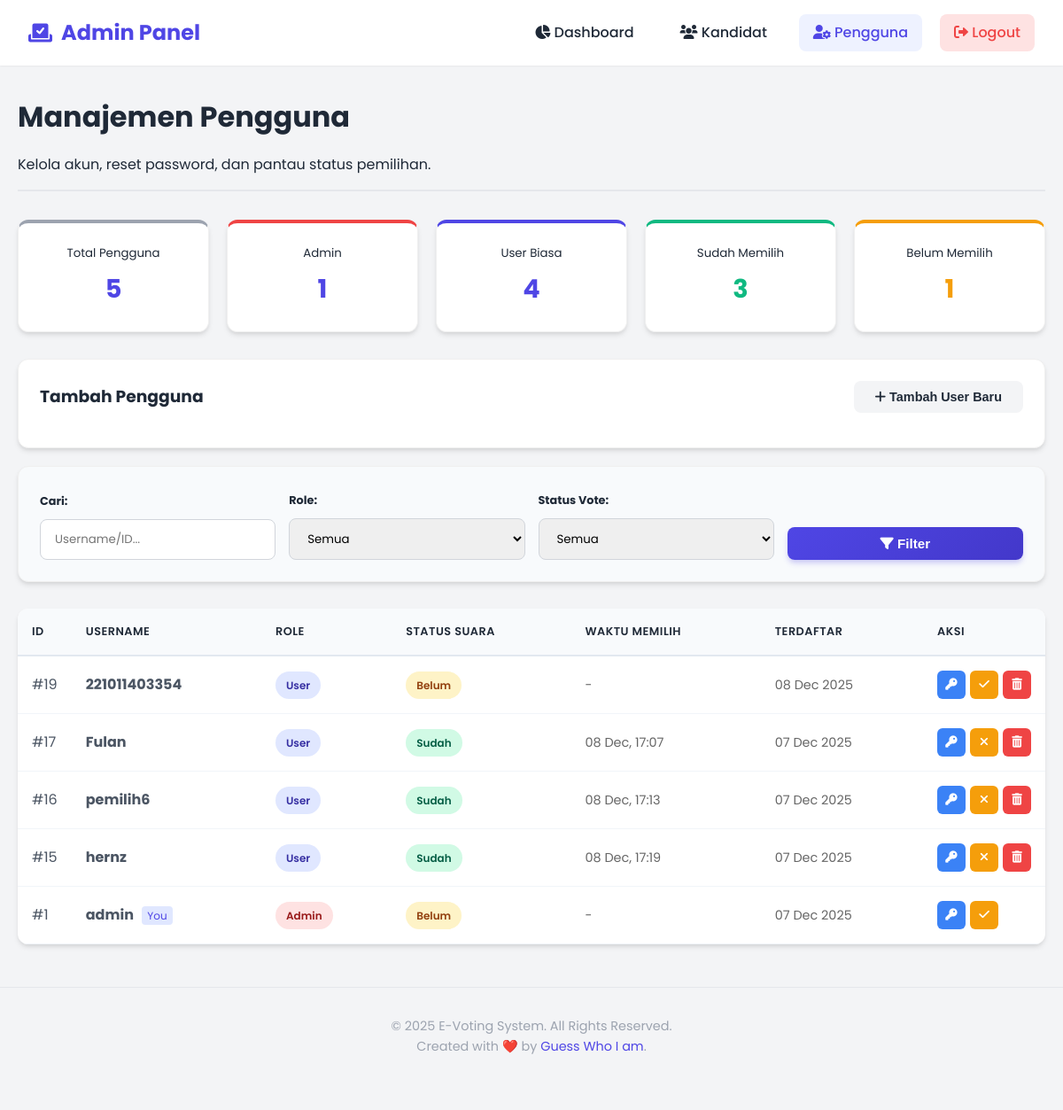
Before: /admin/users.php (signed in) with the older database file.
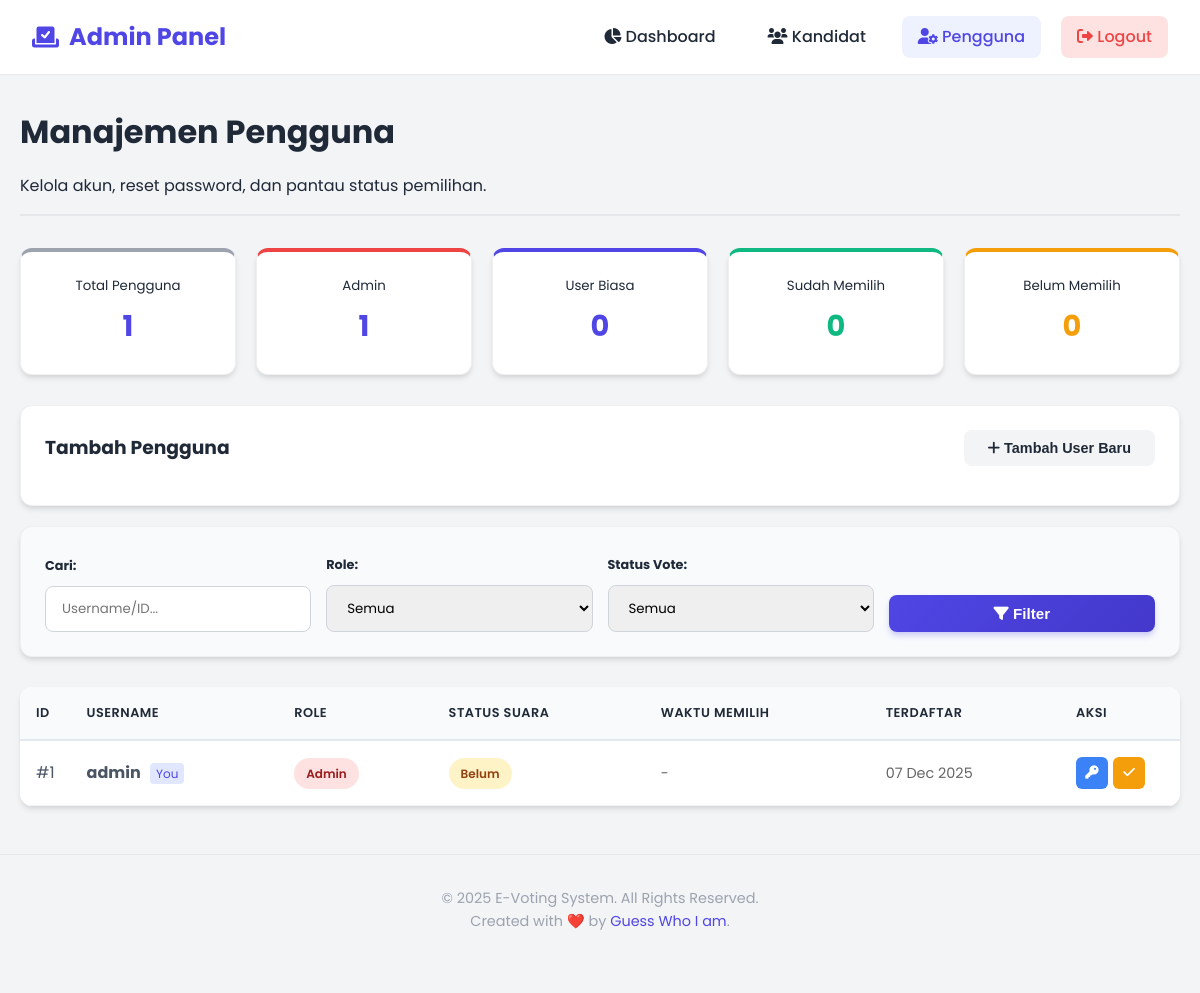
After: the same page with the newer database file.
### tables this page shows
CREATE TABLE `users` (
  `id` int NOT NULL,
  `username` varchar(50) NOT NULL,
  `password` varchar(255) NOT NULL,
  `role` enum('admin','user') DEFAULT 'user',
  `has_voted` tinyint(1) DEFAULT '0',
  `created_at` timestamp NULL DEFAULT CURRENT_TIMESTAMP
);

### admin/users.php (the view, shortened to what this page needs)
<?php
$conn = getConnection();
$search = isset($_GET['search']) ? $conn->real_escape_string($_GET['search']) : '';
$query = "SELECT u.*, COUNT(v.id) as total_votes, MAX(v.voted_at) as last_voted
          FROM users u LEFT JOIN votes v ON u.id = v.user_id";
$query .= " GROUP BY u.id ORDER BY u.created_at DESC";
$users = $conn->query($query);
$stats = $conn->query("
    SELECT
        COUNT(*) as total_users,
        SUM(CASE WHEN role = 'admin' THEN 1 ELSE 0 END) as admin_count,
        SUM(CASE WHEN role = 'user' THEN 1 ELSE 0 END) as user_count,
        SUM(CASE WHEN has_voted = TRUE AND role = 'user' THEN 1 ELSE 0 END) as voted_count,
        SUM(CASE WHEN has_voted = FALSE AND role = 'user' THEN 1 ELSE 0 END) as not_voted_count
    FROM users
")->fetch_assoc();
?>
<!DOCTYPE html>
<html lang="id">
<head>
    <?php require_once '../includes/head_styles.php'; ?>
</head>
<body>
    <nav class="navbar">
        <a href="dashboard.php" class="brand">
            <i class="fas fa-vote-yea"></i> Admin Panel
        </a>
        <div class="nav-links">
            <a href="dashboard.php"><i class="fas fa-chart-pie"></i> Dashboard</a>
            <a href="candidates.php"><i class="fas fa-users"></i> Kandidat</a>
            <a href="users.php" class="active"><i class="fas fa-user-cog"></i> Pengguna</a>
            <a href="../logout.php" class="btn-logout"><i class="fas fa-sign-out-alt"></i> Logout</a>
        </div>
    </nav>
    <div class="container">
        <div class="page-header">
            <div style="display: flex; justify-content: space-between; align-items: center; flex-wrap: wrap; gap: 10px;">
                <div>
                    <h1>Manajemen Pengguna</h1>
                    <p class="text-gray">Kelola akun, reset password, dan pantau status pemilihan.</p>
                </div>
            </div>
        </div>
        <div class="stats-grid-5">
            <div class="card" style="padding: 20px; text-align: center; border-top: 4px solid var(--gray);">
                <small>Total Pengguna</small>
                <div class="card-number" style="font-size: 1.8rem; margin: 5px 0;"><?php echo $stats['total_users']; ?></div>
            </div>
            <div class="card" style="padding: 20px; text-align: center; border-top: 4px solid var(--danger);">
                <small>Admin</small>
                <div class="card-number" style="font-size: 1.8rem; margin: 5px 0;"><?php echo $stats['admin_count']; ?></div>
            </div>
            <div class="card" style="padding: 20px; text-align: center; border-top: 4px solid var(--primary);">
                <small>User Biasa</small>
                <div class="card-number" style="font-size: 1.8rem; margin: 5px 0;"><?php echo $stats['user_count']; ?></div>
            </div>
            <div class="card" style="padding: 20px; text-align: center; border-top: 4px solid var(--secondary);">
                <small>Sudah Memilih</small>
                <div class="card-number" style="font-size: 1.8rem; margin: 5px 0; color: var(--secondary);"><?php echo $stats['voted_count']; ?></div>
            </div>
            <div class="card" style="padding: 20px; text-align: center; border-top: 4px solid var(--warning);">
                <small>Belum Memilih</small>
                <div class="card-number" style="font-size: 1.8rem; margin: 5px 0; color: var(--warning);"><?php echo $stats['not_voted_count']; ?></div>
            </div>
        </div>
        <div style="display: grid; grid-template-columns: 1fr; gap: 20px; margin-bottom: 30px;">
            <div class="card">
                <div style="display: flex; justify-content: space-between; align-items: center; margin-bottom: 15px;">
                    <h3 style="margin: 0;">Tambah Pengguna</h3>
                    <button id="toggleBtn" onclick="toggleAddForm()" class="btn" style="background: var(--light); color: var(--dark); font-size: 0.9rem;">
                        <i class="fas fa-plus"></i> Tambah User Baru
                    </button>
                </div>
            </div>
            <div class="card" style="background: #f8fafc;">
                <form method="GET" style="display: grid; grid-template-columns: repeat(auto-fit, minmax(150px, 1fr)); gap: 15px; align-items: end;">
                    <div>
                        <label style="font-size: 0.8rem; font-weight: bold;">Cari:</label>
                        <input type="text" name="search" value="<?php echo htmlspecialchars($search); ?>" placeholder="Username/ID...">
                    </div>
                    <div>
                        <label style="font-size: 0.8rem; font-weight: bold;">Role:</label>
                        <select name="role">
                            <option value="">Semua</option>
                        </select>
                    </div>
                    <div>
                        <label style="font-size: 0.8rem; font-weight: bold;">Status Vote:</label>
                        <select name="voted">
                            <option value="">Semua</option>
                        </select>
                    </div>
                    <button type="submit" class="btn btn-primary"><i class="fas fa-filter"></i> Filter</button>
                </form>
            </div>
        </div>
        <div class="table-container">
            <table>
                <thead>
                    <tr>
                        <th width="50">ID</th>
                        <th>Username</th>
                        <th>Role</th>
                        <th>Status Suara</th>
                        <th>Waktu Memilih</th>
                        <th>Terdaftar</th>
                        <th width="120">Aksi</th>
                    </tr>
                </thead>
                <tbody>
                    <?php if ($users->num_rows > 0): ?>
                        <?php while ($user = $users->fetch_assoc()): ?>
                            <tr>
                                <td>#<?php echo $user['id']; ?></td>
                                <td>
                                    <strong><?php echo htmlspecialchars($user['username']); ?></strong>
                                    <?php if ($user['id'] == $_SESSION['user_id']): ?>
                                        <span style="font-size: 0.75rem; color: var(--primary); background: #e0e7ff; padding: 2px 6px; border-radius: 4px; margin-left: 5px;">You</span>
                                    <?php endif; ?>
                                </td>
                                <td>
                                    <span class="badge <?php echo $user['role'] == 'admin' ? 'badge-danger' : 'badge-admin'; ?>">
                                        <?php echo ucfirst($user['role']); ?>
                                    </span>
                                </td>
                                <td>
                                    <?php if ($user['has_voted']): ?>
                                        <span class="badge badge-success">Sudah</span>
                                    <?php else: ?>
                                        <span class="badge badge-warning">Belum</span>
                                    <?php endif; ?>
                                </td>
                                <td style="color: #666; font-size: 0.9rem;">
                                    <?php echo $user['last_voted'] ? date('d M, H:i', strtotime($user['last_voted'])) : '-'; ?>
                                </td>
                                <td style="color: #666; font-size: 0.9rem;">
                                    <?php echo date('d M Y', strtotime($user['created_at'])); ?>
                                </td>
                                <td>
                                    <div style="display: flex; gap: 5px;">
                                        <button class="action-btn btn-icon-blue" title="Reset Password"
                                            onclick="openModal('resetPasswordModal', <?php echo $user['id']; ?>, '<?php echo htmlspecialchars($user['username']); ?>')">
                                            <i class="fas fa-key"></i>
                                        </button>
                                        <button class="action-btn btn-icon-yellow" title="Ubah Status Vote"
                                            onclick="openModal('toggleVoteModal', <?php echo $user['id']; ?>, '<?php echo htmlspecialchars($user['username']); ?>')">
                                            <i class="fas <?php echo $user['has_voted'] ? 'fa-times' : 'fa-check'; ?>"></i>
                                        </button>
                                        <?php if ($user['id'] != $_SESSION['user_id']): ?>
                                            <button class="action-btn btn-icon-red" title="Hapus User"
                                                onclick="openModal('deleteUserModal', <?php echo $user['id']; ?>, '<?php echo htmlspecialchars($user['username']); ?>')">
                                                <i class="fas fa-trash-alt"></i>
                                            </button>
                                        <?php endif; ?>
                                    </div>
                                </td>
                            </tr>
                        <?php endwhile; ?>
                    <?php endif; ?>
                </tbody>
            </table>
        </div>
    </div>
    <div class="main-footer">
        <div class="copyright">
            &copy; <span id="current-year"></span> E-Voting System. All Rights Reserved.
        </div>
        <div class="credits">
            Created with ❤️ by <a href="https://github.com/fariskhoiri" target="_blank" style="color: var(--primary); text-decoration: none;">Guess Who I am</a>.
        </div>
    </div>
</body>
</html>

### includes/head_styles.php (shortened to what this page needs)
<link rel="stylesheet" href="https://cdnjs.cloudflare.com/ajax/libs/font-awesome/6.0.0/css/all.min.css">
<link rel="stylesheet" href="../assets/css/style.css">

### assets/css/style.css (style rules this page uses)
:root { --primary: #4f46e5; --primary-dark: #4338ca; --secondary: #10b981; --danger: #ef4444; --warning: #f59e0b; --dark: #1f2937; --light: #f3f4f6; --white: #ffffff; --gray: #9ca3af; --shadow-sm: 0 1px 2px 0 rgba(0, 0, 0, 0.05); --shadow-md: 0 4px 6px -1px rgba(0, 0, 0, 0.1), 0 2px 4px -1px rgba(0, 0, 0, 0.06); --shadow-lg: 0 10px 15px -3px rgba(0, 0, 0, 0.1), 0 4px 6px -2px rgba(0, 0, 0, 0.05); --radius: 12px; }
* { box-sizing: border-box; margin: 0; padding: 0; }
body { font-family: 'Poppins', sans-serif; background-color: var(--light); color: var(--dark); line-height: 1.6; padding-bottom: 60px; }
.navbar { background: var(--white); padding: 1rem 2rem; display: flex; justify-content: space-between; align-items: center; box-shadow: var(--shadow-sm); position: sticky; top: 0; z-index: 100; }
.brand { font-size: 1.5rem; font-weight: 700; color: var(--primary); text-decoration: none; display: flex; align-items: center; gap: 10px; }
.nav-links { display: flex; gap: 20px; }
.nav-links a { text-decoration: none; color: var(--dark); font-weight: 500; transition: color 0.3s ease; padding: 0.5rem 1rem; border-radius: 8px; }
.nav-links a:hover, .nav-links a.active { color: var(--primary); background: #eef2ff; }
.btn-logout { background: #fee2e2; color: var(--danger) !important; }
.container { max-width: 1200px; margin: 2rem auto; padding: 0 20px; }
h1, h2, h3 { color: var(--dark); margin-bottom: 1rem; }
.page-header { margin-bottom: 2rem; border-bottom: 2px solid #e5e7eb; padding-bottom: 1rem; }
.card { background: var(--white); border-radius: var(--radius); padding: 24px; box-shadow: var(--shadow-md); transition: transform 0.3s ease, box-shadow 0.3s ease; border: 1px solid #f0f0f0; }
.card-number { font-size: 2.5rem; font-weight: 700; color: var(--primary); margin: 10px 0; }
.btn { display: inline-block; padding: 10px 24px; border-radius: 8px; border: none; font-weight: 600; cursor: pointer; transition: all 0.3s ease; text-decoration: none; font-size: 0.95rem; }
.btn-primary { background: linear-gradient(135deg, var(--primary) 0%, var(--primary-dark) 100%); color: white; box-shadow: 0 4px 6px -1px rgba(79, 70, 229, 0.3); }
.table-container { background: var(--white); border-radius: var(--radius); overflow: hidden; box-shadow: var(--shadow-md); margin-top: 20px; }
table { width: 100%; border-collapse: collapse; }
thead { background: #f8fafc; border-bottom: 2px solid #e2e8f0; }
th { text-align: left; padding: 16px; font-weight: 600; color: var(--dark); text-transform: uppercase; font-size: 0.8rem; letter-spacing: 0.5px; }
td { padding: 16px; border-bottom: 1px solid #f1f5f9; color: #4b5563; }
.badge { padding: 6px 12px; border-radius: 20px; font-size: 0.75rem; font-weight: 600; display: inline-block; }
.badge-warning { background: #fef3c7; color: #92400e; }
.badge-danger { background: #fee2e2; color: #991b1b; }
input[type="text"], input[type="password"], textarea, select, input[type="file"] { width: 100%; padding: 12px 16px; border: 1px solid #d1d5db; border-radius: 8px; margin-top: 8px; font-family: inherit; transition: border-color 0.2s; }
.main-footer { text-align: center; padding: 2rem; color: var(--gray); font-size: 0.9rem; margin-top: 3rem; border-top: 1px solid #e5e7eb; }
.badge-success { background: #d1fae5; color: #065f46; }
.badge-admin { background: #e0e7ff; color: #3730a3; }

### admin/users.php (style rules this page uses)
.stats-grid-5 { display: grid; grid-template-columns: repeat(auto-fit, minmax(180px, 1fr)); gap: 20px; margin-bottom: 30px; }
.action-btn { width: 32px; height: 32px; border-radius: 6px; border: none; cursor: pointer; display: inline-flex; align-items: center; justify-content: center; color: white; transition: 0.2s; }
.btn-icon-blue { background: #3b82f6; }
.btn-icon-yellow { background: #f59e0b; }
.btn-icon-red { background: #ef4444; }

Changed rows visible on the page:
removed users: id "19", username "221011403354", role "User", has_voted "Belum", created_at "08 Dec 2025"
removed users: id "17", username "Fulan", role "User", has_voted "Sudah", last_voted "08 Dec, 17:07", created_at "07 Dec 2025"
removed users: id "16", username "pemilih6", role "User", has_voted "Sudah", last_voted "08 Dec, 17:13", created_at "07 Dec 2025"
removed users: id "15", username "hernz", role "User", has_voted "Sudah", last_voted "08 Dec, 17:19", created_at "07 Dec 2025"
Other visible differences:
$stats['total_users']: "5" → "1"
$stats['user_count']: "4" → "0"
$stats['voted_count']: "3" → "0"
$stats['not_voted_count']: "1" → "0"
